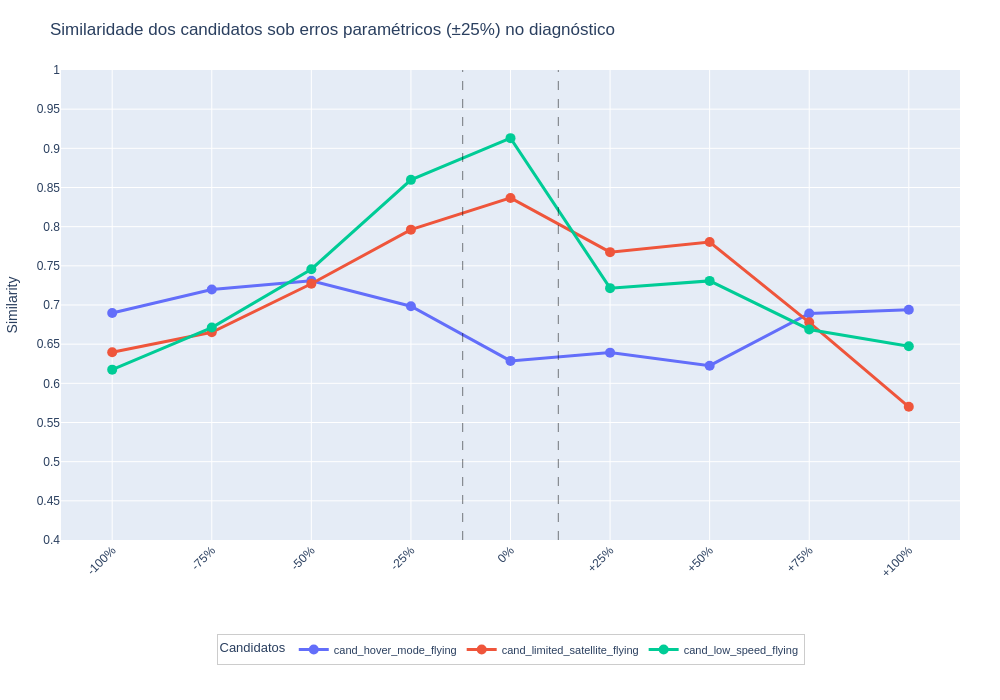

The notebook cell this image was saved under:
### Code cell
import pandas as pd
import plotly.graph_objects as go

# Ordem dos diagnósticos no eixo X:
diagnosis_order = [
    "diagnosed_minus_100",
    "diagnosed_minus_75",
    "diagnosed_minus_50",
    "diagnosed_minus_25",
    "diagnosed_baseline",
    "diagnosed_plus_25",
    "diagnosed_plus_50",
    "diagnosed_plus_75",
    "diagnosed_plus_100",
]

# Rótulos bonitos para o eixo X (erro percentual)
error_labels = [
    "-100%", "-75%", "-50%", "-25%",
    "0%",
    "+25%", "+50%", "+75%", "+100%",
]

# Pivot: linhas = candidatos, colunas = diagnósticos, valores = similaridade
df_pivot = df.pivot(
    index="candidate_name",
    columns="diagnosed_name",
    values="similarity_result"
)

# Garante que só usamos as colunas na ordem desejada e que existem no df
cols_present = [col for col in diagnosis_order if col in df_pivot.columns]
df_pivot = df_pivot[cols_present]

fig = go.Figure()

# Apenas linhas + marcadores, sem texto
for cand in df_pivot.index:
    similarity_vals = df_pivot.loc[cand].values

    fig.add_trace(go.Scatter(
        x=df_pivot.columns,
        y=similarity_vals,
        mode='lines+markers',   # <- sem 'text'
        name=str(cand),
        line=dict(width=3),
        marker=dict(size=10),
    ))

# Índice do baseline na ordem efetivamente usada
baseline_name = "diagnosed_baseline"
if baseline_name in df_pivot.columns:
    baseline_idx = df_pivot.columns.tolist().index(baseline_name)

    fig.add_vline(
        x=baseline_idx - 0.48,
        line_width=1,
        line_dash="dash",
        line_color="black",
        opacity=0.5,
        layer='above'
    )
    fig.add_vline(
        x=baseline_idx + 0.48,
        line_width=1,
        line_dash="dash",
        line_color="black",
        opacity=0.5,
        layer='above'
    )

fig.update_layout(
    title='Similaridade dos candidatos sob erros paramétricos (±25%) no diagnóstico',
    yaxis=dict(
        title='Similarity',
        range=[0.4, 1],
        dtick=0.05
    ),
    xaxis=dict(
        tickangle=-45,
        categoryorder='array',
        categoryarray=df_pivot.columns.tolist(),
        tickvals=df_pivot.columns.tolist(),
        ticktext=error_labels[:len(df_pivot.columns)]
    ),
    width=1000,
    height=700,
    legend=dict(
        title="Candidatos",
        orientation="h",
        xanchor="center", x=0.5,
        yanchor="top",    y=-0.20,
        bgcolor="rgba(255,255,255,0.95)",
        bordercolor="#ccc",
        borderwidth=1,
        font=dict(size=11)
    ),
    margin=dict(l=40, r=40, t=70, b=160),
    font=dict(
        family="Arial",
        size=12
    )
)

fig.show()

### Figure 1 — Plotly figure (JSON) as saved in the notebook; plotly's stock layout.template omitted (floating-point values rounded to 4 significant figures)
{"data": [{"line": {"width": 3}, "marker": {"size": 10}, "mode": "lines+markers", "name": "cand_hover_mode_flying", "type": "scatter", "x": ["diagnosed_minus_100", "diagnosed_minus_75", "diagnosed_minus_50", "diagnosed_minus_25", "diagnosed_baseline", "diagnosed_plus_25", "diagnosed_plus_50", "diagnosed_plus_75", "diagnosed_plus_100"], "y": [0.6897, 0.7199, 0.7308, 0.6984, 0.6286, 0.6392, 0.6225, 0.6892, 0.6939]}, {"line": {"width": 3}, "marker": {"size": 10}, "mode": "lines+markers", "name": "cand_limited_satellite_flying", "type": "scatter", "x": ["diagnosed_minus_100", "diagnosed_minus_75", "diagnosed_minus_50", "diagnosed_minus_25", "diagnosed_baseline", "diagnosed_plus_25", "diagnosed_plus_50", "diagnosed_plus_75", "diagnosed_plus_100"], "y": [0.6397, 0.6652, 0.7271, 0.7962, 0.8367, 0.7675, 0.7804, 0.6779, 0.57]}, {"line": {"width": 3}, "marker": {"size": 10}, "mode": "lines+markers", "name": "cand_low_speed_flying", "type": "scatter", "x": ["diagnosed_minus_100", "diagnosed_minus_75", "diagnosed_minus_50", "diagnosed_minus_25", "diagnosed_baseline", "diagnosed_plus_25", "diagnosed_plus_50", "diagnosed_plus_75", "diagnosed_plus_100"], "y": [0.6175, 0.6712, 0.7457, 0.8598, 0.913, 0.7215, 0.7308, 0.6688, 0.6473]}], "layout": {"font": {"family": "Arial", "size": 12}, "height": 700, "legend": {"bgcolor": "rgba(255,255,255,0.95)", "bordercolor": "#ccc", "borderwidth": 1, "font": {"size": 11}, "orientation": "h", "title": {"text": "Candidatos"}, "x": 0.5, "xanchor": "center", "y": -0.2, "yanchor": "top"}, "margin": {"b": 160, "l": 40, "r": 40, "t": 70}, "shapes": [{"layer": "above", "line": {"color": "black", "dash": "dash", "width": 1}, "opacity": 0.5, "type": "line", "x0": 3.52, "x1": 3.52, "xref": "x", "y0": 0, "y1": 1, "yref": "y domain"}, {"layer": "above", "line": {"color": "black", "dash": "dash", "width": 1}, "opacity": 0.5, "type": "line", "x0": 4.48, "x1": 4.48, "xref": "x", "y0": 0, "y1": 1, "yref": "y domain"}], "title": {"text": "Similaridade dos candidatos sob erros paramétricos (±25%) no diagnóstico"}, "width": 1000, "xaxis": {"categoryarray": ["diagnosed_minus_100", "diagnosed_minus_75", "diagnosed_minus_50", "diagnosed_minus_25", "diagnosed_baseline", "diagnosed_plus_25", "diagnosed_plus_50", "diagnosed_plus_75", "diagnosed_plus_100"], "categoryorder": "array", "tickangle": -45, "ticktext": ["-100%", "-75%", "-50%", "-25%", "0%", "+25%", "+50%", "+75%", "+100%"], "tickvals": ["diagnosed_minus_100", "diagnosed_minus_75", "diagnosed_minus_50", "diagnosed_minus_25", "diagnosed_baseline", "diagnosed_plus_25", "diagnosed_plus_50", "diagnosed_plus_75", "diagnosed_plus_100"]}, "yaxis": {"dtick": 0.05, "range": [0.4, 1], "title": {"text": "Similarity"}}}}
